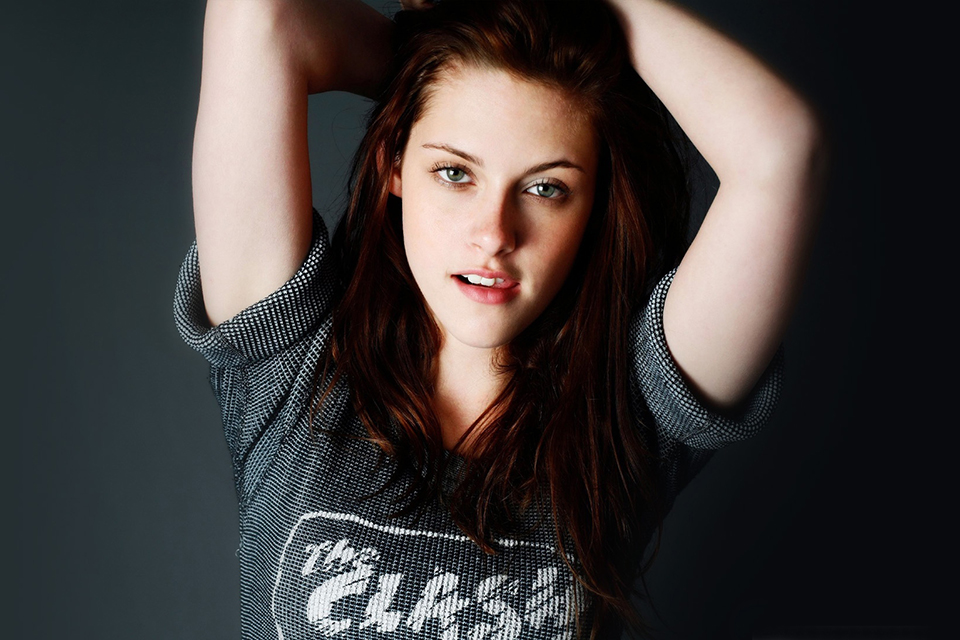
#> input picture Open_cv/ks.jpg, 960 x 640 px
$ python Arithmatics_img.py
#> lines starting #> are read from the running program, lines starting #| are printed output that depends on the picture
# how to perform arithmatic operation on image.
import cv2
import numpy as np
img=cv2.imread("ks.jpg")
#> img is the input picture: shape (640, 960, 3); mean B, G, R 59, 60, 64.8
cv2.imshow("original image",img)
cv2.waitKey(0)
# to perform operation on image we need to create a matrix
M=np.ones(img.shape,dtype="uint8")*150
# adding operation.
added=cv2.add(img,M)
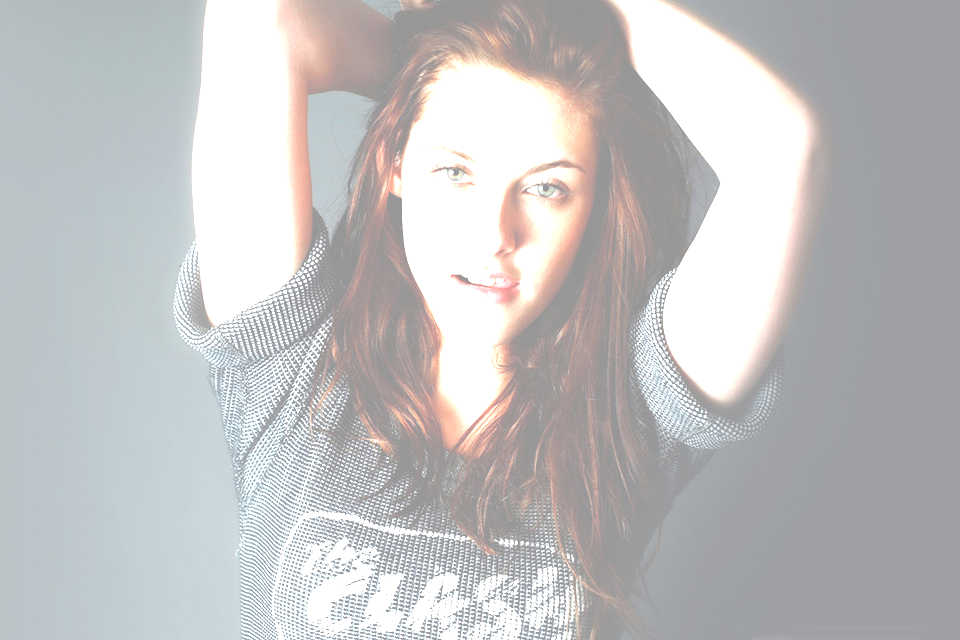
#> added: shape (640, 960, 3); mean B, G, R 194.2, 193.4, 193.9
cv2.imshow("add img",added)
# subtraction matrix.
sbutracted=cv2.subtract(img,M)
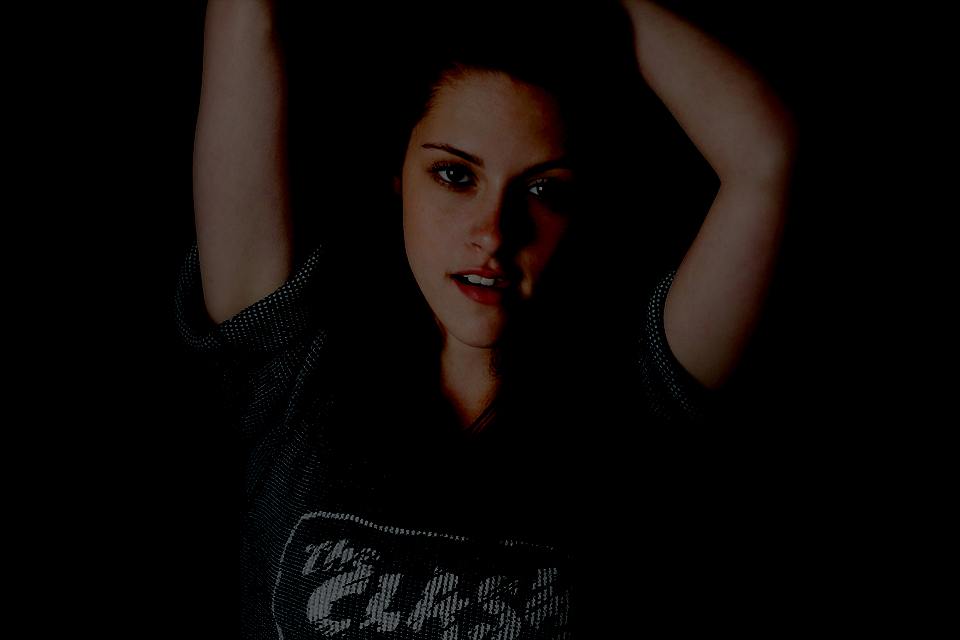
#> sbutracted: shape (640, 960, 3); mean B, G, R 6.8, 8.3, 11.9
cv2.imshow("subtract img",img)
# multiplication matrix.
mul=cv2.multiply(img,M)
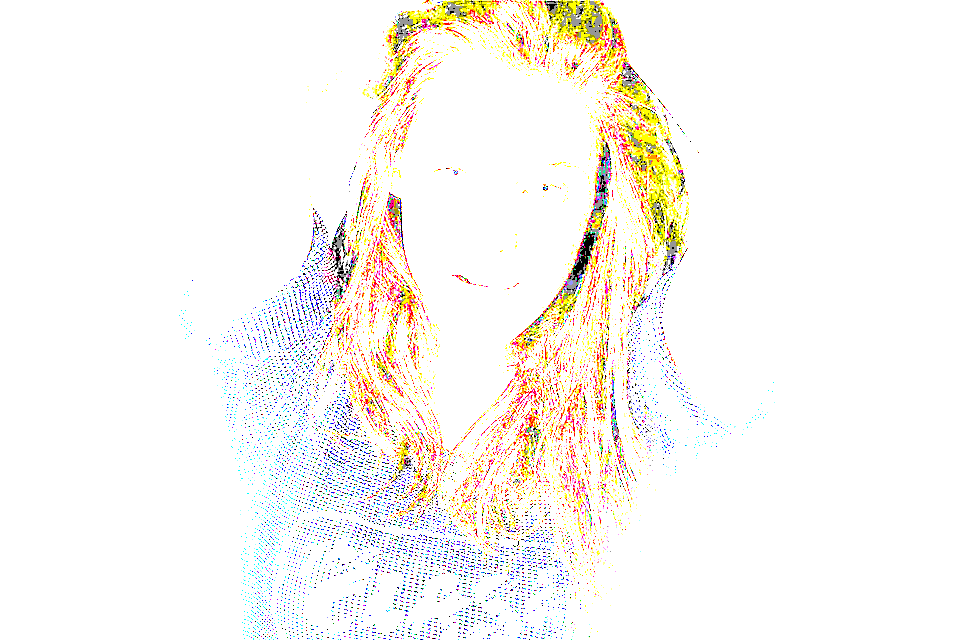
#> mul: shape (640, 960, 3); mean B, G, R 241.6, 246.5, 249.7
cv2.imshow("multiply image",mul)
cv2.waitKey(0)
cv2.destroyAllWindows()

$ run again, with Open_cv/k1.jpg copied over Open_cv/ks.jpg
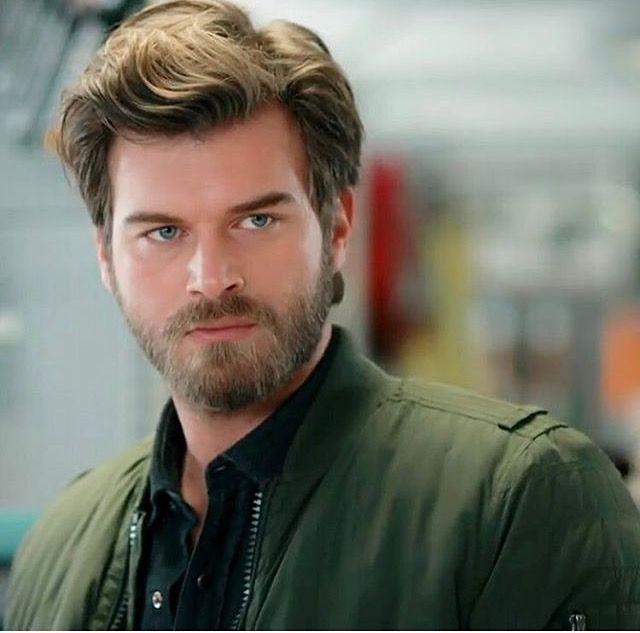
#> input picture Open_cv/k1.jpg, 640 x 633 px
#> img is the input picture: shape (633, 640, 3); mean B, G, R 104.1, 116.2, 117.1
#> `sbutracted=cv2.subtract(img,M)`:
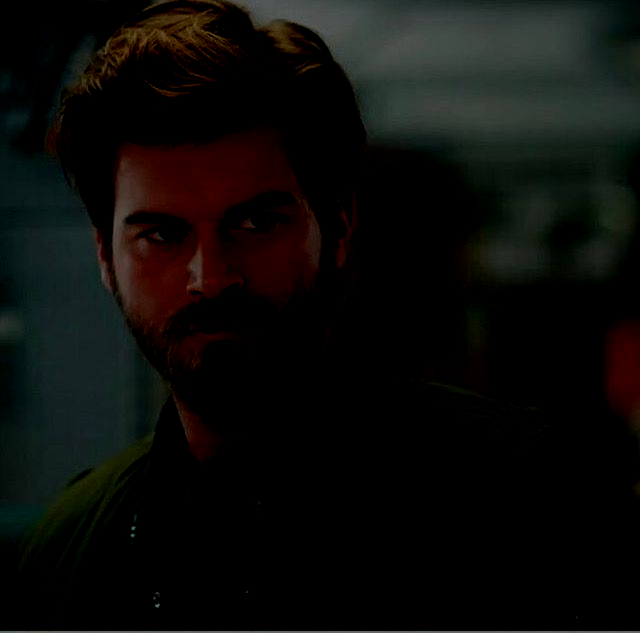
#> sbutracted: shape (633, 640, 3); mean B, G, R 10, 12.1, 12.1
#> `mul=cv2.multiply(img,M)`:
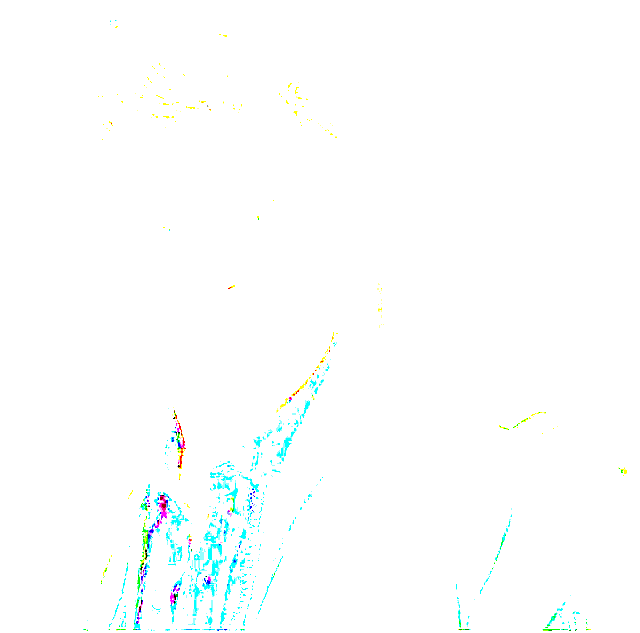
#> mul: shape (633, 640, 3); mean B, G, R 254.3, 254.6, 252.3
